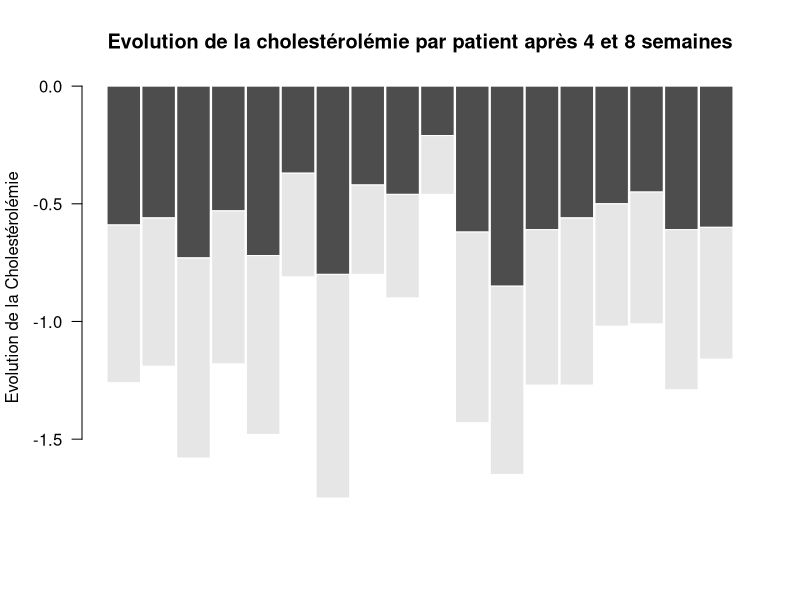
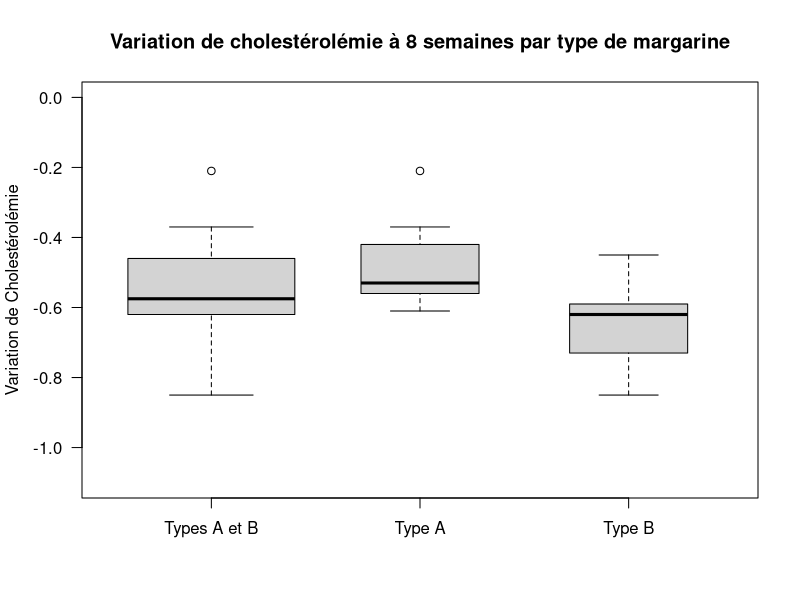
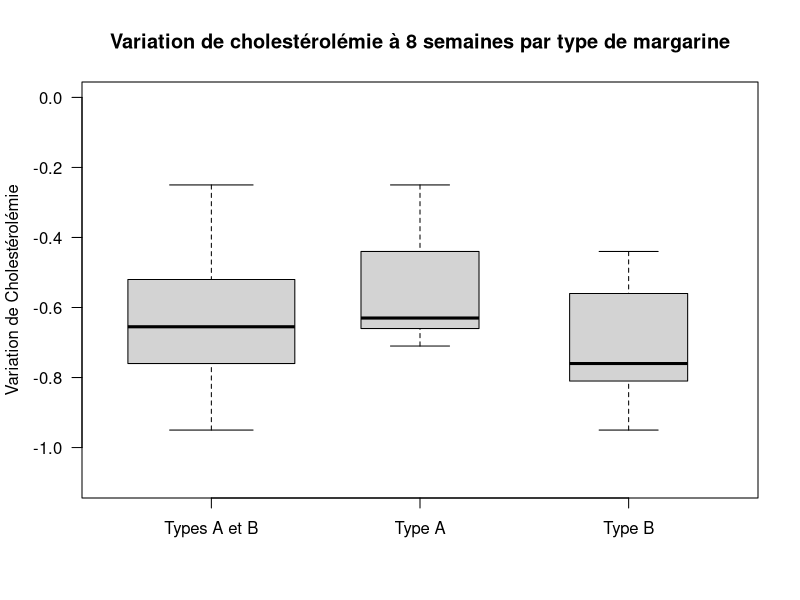

The R source for these figures, in order:
"Le premier [exercice] a pour but de faire une analyse de
visualisation avec R pour présenter la problématique générale"

"
Readme sur le dataset :

A study tested whether cholesterol was reduced after using a certain brand of margarine as part of a low fat, low cholesterol diet.
The subjects consumed on average 2.31g of the active ingredient, stanol easter, a day. This data set contains information on 18 people
using margarine to reduce cholesterol over three time points.
"
# installation des packages si besoin:
# install.packages("readr")
# install.packages("reshape2")
# install.packages("ggplot2")

#import des packages 
library(readr)      #lecteur de csv
library(reshape2)   #fonction melt 
library(ggplot2)    #plotting


#charger les données du csv dans une variable 'cholcsv'
cholcsv = read.csv("./data/Cholesterol_R.csv", header=TRUE, fileEncoding = 'UTF-8-BOM')
#si le path du csv n'est pas valide, utiliser file.choose()
# cholcsvfile = read.csv(file.choose(), header=TRUE, fileEncoding = 'UTF-8-BOM')


#avant de passer à la suite, il est important d'explorer un peu le CSV
#l'explorateur de variable de rstudio est bien pour cela.

#récupérer le header du fichier dans une variable 'header'
header = colnames(cholcsv)
header

#summary donne des stats rapides sur les colonnes
#la première colonne 'id' est exclue des stats (pas de sens de faire des stats sur un id autoincrémenté)
summary(cholcsv[-1])

#utilisation de la fonction table pour voir les catégories de la colonne 'Margarine'
table(cholcsv$Margarine)


#ajout de deux colonnes pour voir le changement de cholestérolémie:
# change4w : After4weeks - Before
# change8w : After8weeks - Before

cholcsv$change4w = with(cholcsv, After4weeks - Before)
cholcsv$change8w = with(cholcsv, After8weeks - Before)


"
Il y a deux types de margarine dans le dataset : A et B
il faut faire 3 jeux de data :
  - Un pour le type A
  - Un pour le type B
  - Un avec les deux types mélangés

Pour voir si on peut observer des différences
"

typeA = cholcsv[cholcsv$Margarine=="A",]
typeB = cholcsv[cholcsv$Margarine=="B",]


myvars = c("change4w", "change8w")


# Première visualisation : barres superposés du changement de cholestérolémie pour chaque patient

bp = barplot(t(cholcsv[c("change4w", "change8w")]),
        main="Evolution de la cholestérolémie par patient après 4 et 8 semaines",
        ylab=" Evolution de la Cholestérolémie",
        border = "white",
        las=1,
        legend=rownames(data),
        space=0.04)


boxplot(cholcsv$change4w, typeA$change4w, typeB$change4w,
        las=1,
        main="Variation de cholestérolémie à 8 semaines par type de margarine",
        varwidth = TRUE,
        ylab= "Variation de Cholestérolémie",
        names = c("Types A et B", "Type A", "Type B"),
        boxwex = 0.8,
        ylim=c(-1.1,0)
)


boxplot(cholcsv$change8w, typeA$change8w, typeB$change8w,
        las=1,
        main="Variation de cholestérolémie à 8 semaines par type de margarine",
        varwidth = TRUE,
        ylab= "Variation de Cholestérolémie",
        names = c("Types A et B", "Type A", "Type B"),
        boxwex = 0.8,
        ylim=c(-1.1,0)
        )



# Faire une ANOVA pour chercher différence type A et type B ?
# Faire une petite comparaison aux amélioration moyennes attendues avec statines ?


# ********************************************
# Pour tous types de margarine confondus :
# Amélioration moyenne en 4 semaines :
mean(cholcsv$Before - cholcsv$After4weeks)

# écart-type d'amélioration moyenne en 4 semaines:
sd(cholcsv$Before - cholcsv$After4weeks)

# Amélioration moyenne en 8 semaines :
mean(cholcsv$Before - cholcsv$After8weeks)

# écart-type :
sd(cholcsv$Before - cholcsv$After8weeks)
# ********************************************


# ********************************************
# Pour Margarine de type A :
# Amélioration moyenne en 4 semaines :
mean(typeA$Before - typeA$After4weeks)

# écart-type d'amélioration moyenne en 4 semaines:
sd(typeA$Before - typeA$After4weeks)

# Amélioration moyenne en 8 semaines :
mean(typeA$Before - typeA$After8weeks)

# écart-type :
sd(typeA$Before - typeA$After8weeks)
# ********************************************


# ********************************************
# Pour Margarine de type B :
# Amélioration moyenne en 4 semaines :
mean(typeB$Before - typeB$After4weeks)

# écart-type d'amélioration moyenne en 4 semaines:
sd(typeB$Before - typeB$After4weeks)

# Amélioration moyenne en 8 semaines :
mean(typeB$Before - typeB$After8weeks)

# écart-type :
sd(typeB$Before - typeB$After8weeks)
# ********************************************
